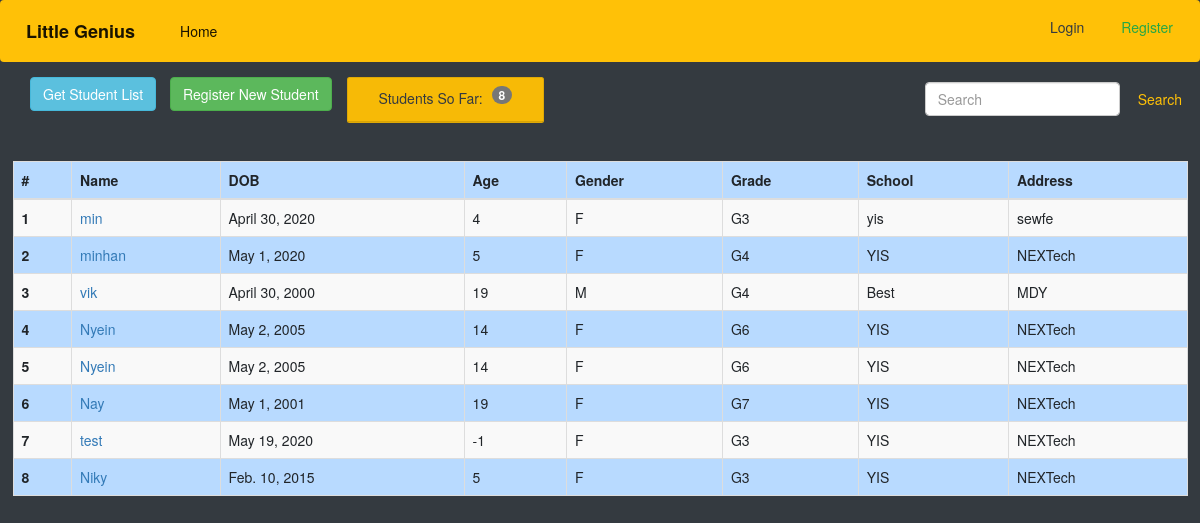
/stds/, run on the app's committed database.
### genius/models.py (models this page shows, shortened)
class Students(models.Model):
    created_by = models.ForeignKey(
        User, on_delete=models.SET_NULL, default=1, null=True)
    name = models.CharField(max_length=200, null=True)
    image = models.ImageField(upload_to='images/', null=True, blank=True)
    dob = models.DateField(null=True, verbose_name='Date of Birth')
    age = models.IntegerField()
    grade_choice = (
        ('G1', 'Grade-1'),
        ('G2', 'Grade-2'),
        ('G3', 'Grade-3'),
        ('G4', 'Grade-4'),
        ('G5', 'Grade-5'),
        ('G6', 'Grade-6'),
        ('G7', 'Grade-7'),
        ('G8', 'Grade-8'),
        ('G9', 'Grade-9'),
        ('G10', 'Grade-10'),
        ('G11', 'Grade-11'),
        ('G12', 'Grade-12'),
    )
    gender_choice=(
        ('M', 'Male'),
        ('F', 'Female'),
        ('N', 'None'),
    )
    blood_choice=(
        ('O', 'O'),
        ('A-', 'A-'),
        ('B+', 'B+'),
        ('B-', 'B-'),
        ('A+', 'A+'),
        ('AB', 'AB'),
    )
    relation_choice=(
        ('Uncle', 'Uncle'),
        ('Aunty', 'Aunty'),
        ('Father', 'Father'),
        ('Mother', 'Mother'),
        ('Grandpa', 'Grandpa'),
        ('Grandma', 'Grandma'),
        ('Sister', 'Sister'),
        ('Brother', 'Brother'),
    )
    gender=models.CharField(choices=gender_choice, max_length=10, null=True)
    grade = models.CharField(choices=grade_choice, max_length=10, null=True)
    attending_school = models.CharField(max_length=100, null=True)
    course = models.ForeignKey(
        Create_Class, on_delete=models.SET_NULL, default=1, null=True)
    address = models.TextField(null=True)
    parent_name = models.CharField(max_length=200, null=True)
    parent_contact = models.CharField(max_length=20, null=True)
    parent_address = models.TextField(null=True)
    emerg_name = models.CharField(max_length=200, null=True, verbose_name='Emergency Name')
    emerg_contact = models.CharField(max_length=20, null=True, verbose_name='Emergency Contact')
    emerg_relation = models.CharField(choices=relation_choice ,max_length=20, null=True, verbose_name='Emergency Relationship')
    doc_name = models.CharField(max_length=200, null=False, default='None', verbose_name='Doctor Name')
    doc_contact = models.CharField(max_length=20, null=False, default='None', verbose_name='Doctor Contact')
    blood_type = models.CharField(choices=blood_choice,max_length=10, null=True)
    allergic = models.TextField(null=True)
    objects = StudentPostManager()

### genius/views.py (the view)
# urls.py: path('stds/', Student_Main, name='stds'),
def Student_Main(request):
    objs= Students.objects.values().all()
    std_count=Students.objects.all().count()
    template_name = 'genius/students.html'
    context = {'head_title': 'Little Genius Students', 'students':objs,'count':std_count}
    return render(request, template_name, context)

### genius/templates/genius/students.html (shortened to what this page needs)
{% extends 'base.html' %}
{% block content %}
     <div class="row pull-right mb-4">
        <form class="form-inline my-3 my-lg-2 mr-2" action="{% url 'genius:std-search' %}">
            <input class="form-control mr-sm-2" name='q' type="search" placeholder="Search" aria-label="Search">
            <button class="btn btn-outline-warning my-2 my-sm-0" type="search">Search</button>
        </form>
    </div>
    <div class="row ml-4">
    <p>
        <a href="{% url 'genius:get_pdf'%}" class="btn btn-info">Get Student List</a>
        <a class="btn btn-success ml-3 right" href="{% url 'genius:stds_new' %}">Register New Student</a>
        <div class="col-md-3 mb-4 justify-content-center">
            <div class="card text-center bg-warning text-dark">
                <div class="card-header head justify">Students So Far: <p class="badge badge-warning text-wrap ml-2"> {{count}}</p></div>
                </div>
            </div>
        </div>
    </div>
<div class="card-dark card-body">
    {% if students %}
        <div class="table-custom-scroll-y my-custom-scrollbar">
            <table class="table table-bordered table-striped mb-0 table-primary">
                <thead>
                    <tr>
                        <th scope="col">#</th>
                        <th scope="col">Name</th>
                        <th scope="col">DOB</th>
                        <th scope="col">Age</th>
                        <th scope="col">Gender</th>
                        <th scope="col">Grade</th>
                        <th scope="col">School</th>
                        <th scope="col">Address</th>
                    </tr>
                </thead>
                <tbody >
                    {% for i in students %}
                        <tr>
                        <th scope="row">{{i.id}}</th>
                        <td><a href="/stds/{{i.id}}"">{{i.name}}</a></td>
                        <td>{{i.dob}}</td>
                        <td>{{i.age}}</td>
                        <td>{{i.gender}}</td>
                        <td>{{i.grade}}</td>
                        <td>{{i.attending_school}}</td>
                        <td>{{i.address}}</td>
                        </tr>
                    {% endfor %}
                </tbody>
            </table>
        </div>
    {% else %}
    <p class="lead justify">There are no students...</p>
    {% endif %}
</div>
{% endblock content %}

### genius/templates/genius/students.html (style rules this page uses)
.my-custom-scrollbar { position: relative; height: 400px; overflow: auto; }

### data on the page
Students: id "1", name "min", dob "April 30, 2020", age "4", gender "F", grade "G3", attending_school "yis", address "sewfe"
Students: id "2", name "minhan", dob "May 1, 2020", age "5", gender "F", grade "G4", attending_school "YIS", address "NEXTech"
Students: id "3", name "vik", dob "April 30, 2000", age "19", gender "M", grade "G4", attending_school "Best", address "MDY"
Students: id "4", name "Nyein", dob "May 2, 2005", age "14", gender "F", grade "G6", attending_school "YIS", address "NEXTech"
Students: id "5", name "Nyein", dob "May 2, 2005", age "14", gender "F", grade "G6", attending_school "YIS", address "NEXTech"
Students: id "6", name "Nay", dob "May 1, 2001", age "19", gender "F", grade "G7", attending_school "YIS", address "NEXTech"
Students: id "7", name "test", dob "May 19, 2020", age "-1", gender "F", grade "G3", attending_school "YIS", address "NEXTech"
Students: id "8", name "Niky", dob "Feb. 10, 2015", age "5", gender "F", grade "G3", attending_school "YIS", address "NEXTech"

### other printed values
{{ count }} "8"
